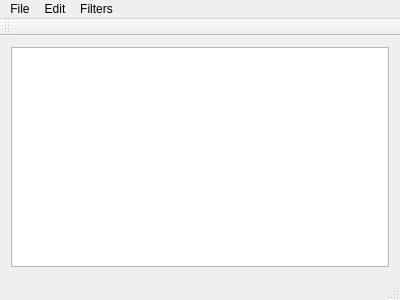
<?xml version="1.0" encoding="UTF-8"?>
<ui version="4.0">
 <class>MainWindow</class>
 <widget class="QMainWindow" name="MainWindow">
  <property name="geometry">
   <rect>
    <x>0</x>
    <y>0</y>
    <width>400</width>
    <height>300</height>
   </rect>
  </property>
  <property name="windowTitle">
   <string>MainWindow</string>
  </property>
  <widget class="QWidget" name="centralWidget">
   <layout class="QHBoxLayout" name="horizontalLayout">
    <item>
     <widget class="QGraphicsView" name="graphicsView"/>
    </item>
   </layout>
  </widget>
  <widget class="QMenuBar" name="menuBar">
   <property name="geometry">
    <rect>
     <x>0</x>
     <y>0</y>
     <width>400</width>
     <height>21</height>
    </rect>
   </property>
   <widget class="QMenu" name="menuFile">
    <property name="title">
     <string>File</string>
    </property>
    <addaction name="actionOpen"/>
    <addaction name="actionSave"/>
   </widget>
   <widget class="QMenu" name="menuFilters">
    <property name="title">
     <string>Filters</string>
    </property>
    <widget class="QMenu" name="menuDesaturate">
     <property name="title">
      <string>Desaturate...</string>
     </property>
     <addaction name="actionAverage"/>
     <addaction name="actionLuma"/>
     <addaction name="actionDesaturate_2"/>
     <addaction name="actionMax_Decomposition"/>
     <addaction name="actionMin_Decomposition"/>
    </widget>
    <addaction name="actionNegative"/>
    <addaction name="actionSepia"/>
    <addaction name="menuDesaturate"/>
    <addaction name="separator"/>
    <addaction name="actionPosterize"/>
    <addaction name="actionMax_RGB"/>
   </widget>
   <widget class="QMenu" name="menuEdit">
    <property name="title">
     <string>Edit</string>
    </property>
    <addaction name="actionUndo"/>
    <addaction name="actionRedo"/>
   </widget>
   <addaction name="menuFile"/>
   <addaction name="menuEdit"/>
   <addaction name="menuFilters"/>
  </widget>
  <widget class="QToolBar" name="mainToolBar">
   <attribute name="toolBarArea">
    <enum>TopToolBarArea</enum>
   </attribute>
   <attribute name="toolBarBreak">
    <bool>false</bool>
   </attribute>
  </widget>
  <widget class="QStatusBar" name="statusBar"/>
  <action name="actionOpen">
   <property name="text">
    <string>Open</string>
   </property>
  </action>
  <action name="actionNegative">
   <property name="text">
    <string>Negative</string>
   </property>
  </action>
  <action name="actionSepia">
   <property name="text">
    <string>Sepia</string>
   </property>
  </action>
  <action name="actionPosterize">
   <property name="text">
    <string>Posterize...</string>
   </property>
  </action>
  <action name="actionMax_RGB">
   <property name="text">
    <string>Max RGB</string>
   </property>
  </action>
  <action name="actionUndo">
   <property name="enabled">
    <bool>false</bool>
   </property>
   <property name="text">
    <string>Undo</string>
   </property>
  </action>
  <action name="actionRedo">
   <property name="enabled">
    <bool>false</bool>
   </property>
   <property name="text">
    <string>Redo</string>
   </property>
  </action>
  <action name="actionSave">
   <property name="enabled">
    <bool>true</bool>
   </property>
   <property name="text">
    <string>Save</string>
   </property>
  </action>
  <action name="actionAverage">
   <property name="text">
    <string>Average</string>
   </property>
  </action>
  <action name="actionLuma">
   <property name="text">
    <string>Luma</string>
   </property>
  </action>
  <action name="actionDesaturate_2">
   <property name="text">
    <string>Desaturate</string>
   </property>
  </action>
  <action name="actionMax_Decomposition">
   <property name="text">
    <string>Max Decomposition</string>
   </property>
  </action>
  <action name="actionMin_Decomposition">
   <property name="text">
    <string>Min Decomposition</string>
   </property>
  </action>
 </widget>
 <layoutdefault spacing="6" margin="11"/>
 <resources/>
 <connections/>
</ui>
